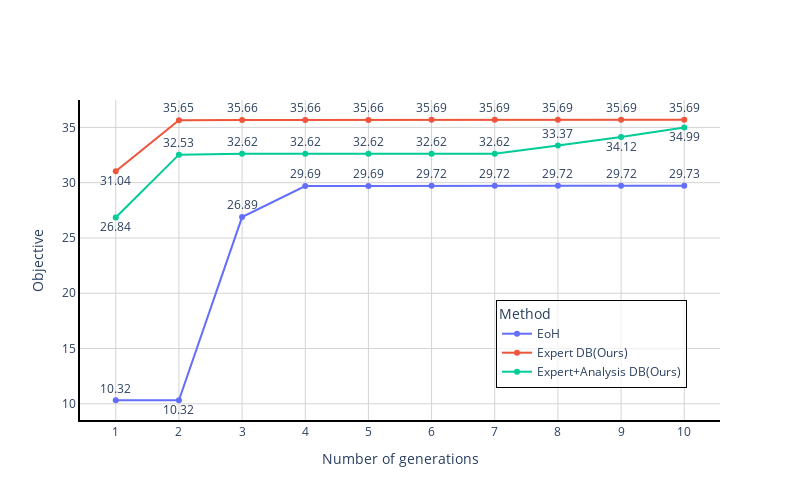

The notebook cell this image was saved under:
### Code cell
fig = go.Figure()

name = ['EoH', 'Expert DB(Ours)', 'Expert+Analysis DB(Ours)']
p_list = []
p_list.append(["top center"]+["bottom center"]+["top center"]*8)
p_list.append(["bottom center"]+["top center"]*9)
p_list.append(["bottom center"]+["top center"]*7+["bottom center"]*2)

for i, alg in enumerate(alg_list):
    fig.add_trace(go.Scatter(
        x=[i+1 for i in range(len(alg))],
        y=[-x['objective'] for x in alg],
        mode="lines+markers+text",
        text=["{:.2f}".format(-x['objective']) for x in alg],           # 표시할 텍스트 값
        textposition=p_list[i],
        name=name[i],
        hovertemplate="Step: %{x}<br>Objective: %{y}<br>Operator: {}"
    ))

fig.update_layout(
    width=800,    # 가로 크기 (px)
    height=500,   # 세로 크기 (px)
)


# 레이아웃
fig.update_layout(
    # title="Objective over Number of Generations",
    xaxis_title="Number of generations",
    yaxis_title="Objective",
    template="plotly_white",
    legend_title="Method"
)
fig.update_layout(
    legend=dict(
        x=0.65,   # 가로 위치 (0=왼쪽, 1=오른쪽)
        y=0.1,  # 세로 위치 (0=아래, 1=위)
        bgcolor="rgba(255,255,255,0.7)",  # 배경 색상 (투명도 조절)
        bordercolor="black",              # 테두리 색상
        borderwidth=1
    )
)
fig.update_layout(
    xaxis=dict(
        showline=True,          # 축 라인 표시
        linewidth=2,            # 축 라인 두께
        linecolor="black",      # 축 라인 색
        showgrid=True,          # 그리드 표시 여부
        gridcolor="lightgray",  # 그리드 색상
        tickmode="linear",      # 눈금 방식 (linear / array / auto)
        dtick=1,                # 눈금 간격 (예: 1씩 증가)
        tickangle=0,            # 눈금 글자 각도
        tickfont=dict(size=12)  # 눈금 글자 크기
    )
)
fig.update_layout(
    yaxis=dict(
        showline=True,          # 축 라인 표시
        linewidth=2,            # 축 라인 두께
        linecolor="black",      # 축 라인 색
        showgrid=True,          # 그리드 표시 여부
        gridcolor="lightgray",  # 그리드 색상
        tickmode="linear",      # 눈금 방식 (linear / array / auto)
        dtick=5,                # 눈금 간격 (예: 1씩 증가)
        tickangle=0,            # 눈금 글자 각도
        tickfont=dict(size=12)  # 눈금 글자 크기
    )
)
fig.show()

### Figure 1 — Plotly figure (JSON) as saved in the notebook; plotly's stock layout.template omitted (floating-point values rounded to 4 significant figures)
{"data": [{"hovertemplate": "Step: %{x}<br>Objective: %{y}<br>Operator: {}", "mode": "lines+markers+text", "name": "EoH", "text": ["10.32", "10.32", "26.89", "29.69", "29.69", "29.72", "29.72", "29.72", "29.72", "29.73"], "textposition": ["top center", "bottom center", "top center", "top center", "top center", "top center", "top center", "top center", "top center", "top center"], "type": "scatter", "x": [1, 2, 3, 4, 5, 6, 7, 8, 9, 10], "y": [10.32, 10.32, 26.89, 29.69, 29.69, 29.72, 29.72, 29.72, 29.72, 29.73]}, {"hovertemplate": "Step: %{x}<br>Objective: %{y}<br>Operator: {}", "mode": "lines+markers+text", "name": "Expert DB(Ours)", "text": ["31.04", "35.65", "35.66", "35.66", "35.66", "35.69", "35.69", "35.69", "35.69", "35.69"], "textposition": ["bottom center", "top center", "top center", "top center", "top center", "top center", "top center", "top center", "top center", "top center"], "type": "scatter", "x": [1, 2, 3, 4, 5, 6, 7, 8, 9, 10], "y": [31.04, 35.65, 35.66, 35.66, 35.66, 35.69, 35.69, 35.69, 35.69, 35.69]}, {"hovertemplate": "Step: %{x}<br>Objective: %{y}<br>Operator: {}", "mode": "lines+markers+text", "name": "Expert+Analysis DB(Ours)", "text": ["26.84", "32.53", "32.62", "32.62", "32.62", "32.62", "32.62", "33.37", "34.12", "34.99"], "textposition": ["bottom center", "top center", "top center", "top center", "top center", "top center", "top center", "top center", "bottom center", "bottom center"], "type": "scatter", "x": [1, 2, 3, 4, 5, 6, 7, 8, 9, 10], "y": [26.84, 32.53, 32.62, 32.62, 32.62, 32.62, 32.62, 33.37, 34.12, 34.99]}], "layout": {"height": 500, "legend": {"bgcolor": "rgba(255,255,255,0.7)", "bordercolor": "black", "borderwidth": 1, "title": {"text": "Method"}, "x": 0.65, "y": 0.1}, "width": 800, "xaxis": {"dtick": 1, "gridcolor": "lightgray", "linecolor": "black", "linewidth": 2, "showgrid": true, "showline": true, "tickangle": 0, "tickfont": {"size": 12}, "tickmode": "linear", "title": {"text": "Number of generations"}}, "yaxis": {"dtick": 5, "gridcolor": "lightgray", "linecolor": "black", "linewidth": 2, "showgrid": true, "showline": true, "tickangle": 0, "tickfont": {"size": 12}, "tickmode": "linear", "title": {"text": "Objective"}}}}
